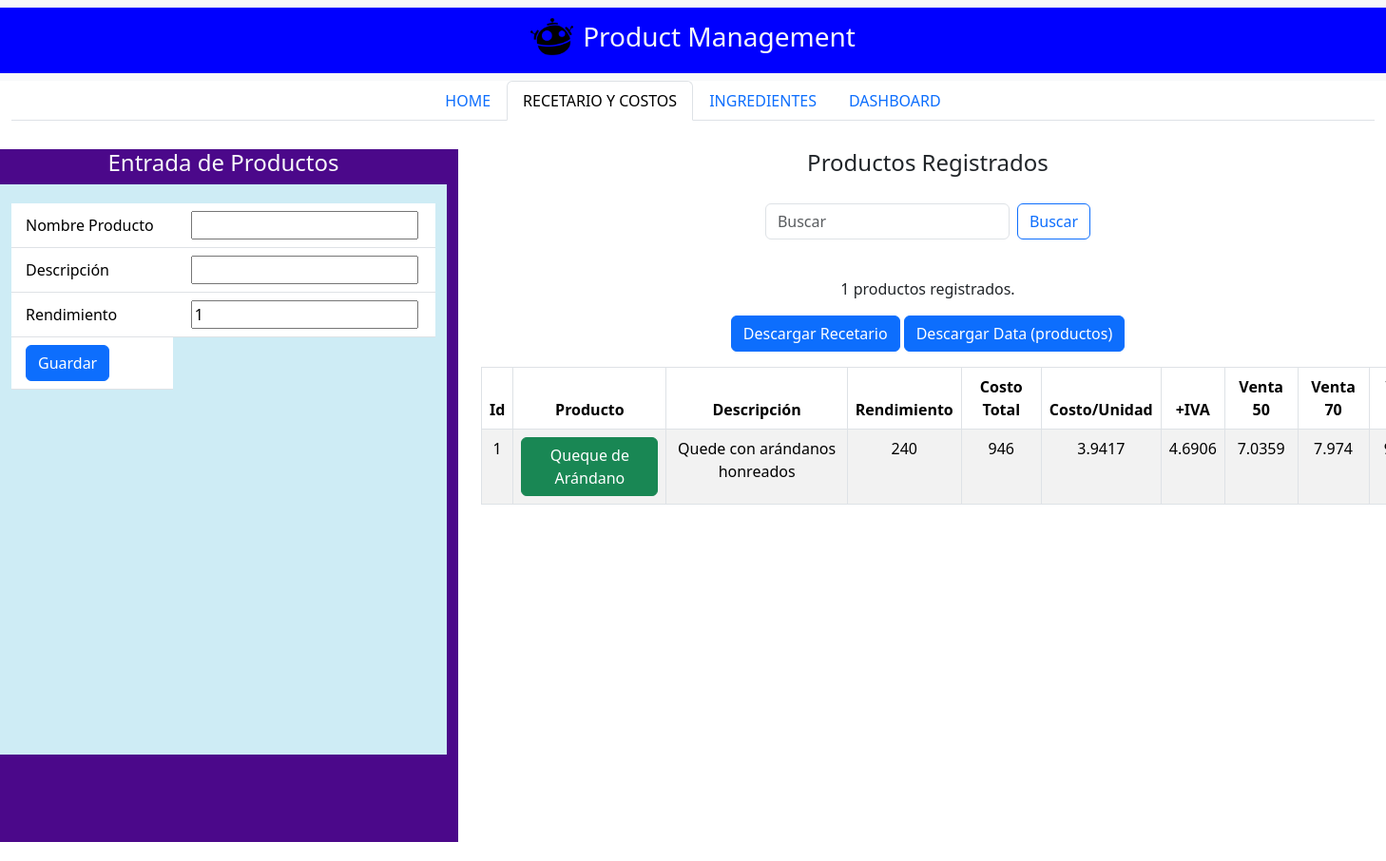
The page /receipt_costs on the database its author committed.
### receipt_book/models.py (models this page shows, shortened)
class Product(models.Model):
    name = models.CharField(max_length=255, unique=True, null=False, blank=False)
    description = models.CharField(max_length=255, null=False, blank=True)
    date = models.DateField(auto_now_add=True)
    yield_quantity = models.PositiveIntegerField(default=1)
    ingredients = models.ManyToManyField('Ingredient', through='ProductIngredient')
    def get_total_cost(self):
        return self.productingredient_set.aggregate(
            total_cost=Sum(F('cost') * F('quantity'), output_field=models.DecimalField())
        )['total_cost'] or 0
    def get_total_ingredient_cost(self):
        return self.productingredient_set.aggregate(
            total_cost=Sum(F('cost'), output_field=models.DecimalField())
        )['total_cost'] or 0
    def get_cost_per_unit(self):
        total_cost = self.get_total_ingredient_cost()
        if self.yield_quantity > 0:
            cost_per_unit = total_cost / self.yield_quantity
            return round(cost_per_unit, 4)
        return 0
    def costo_plus_iva_unit(self):
        total_cost_unit = float(self.get_cost_per_unit())
        costo_plus_iva = total_cost_unit * 1.19
        if total_cost_unit is not None:
            return round(costo_plus_iva, 4)
        return 0
    def venta_50(self):
        total_cost_iva = self.costo_plus_iva_unit()
        venta_50 = total_cost_iva * 1.5
        if total_cost_iva is not None:
            return round(venta_50, 4)
        return 0
    def venta_70(self):
        total_cost_iva = self.costo_plus_iva_unit()
        venta_70 = total_cost_iva * 1.7
        if total_cost_iva is not None:
            return round(venta_70, 4)
        return 0
    def venta_100(self):
        total_cost_iva = self.costo_plus_iva_unit()
        venta_100 = total_cost_iva * 2
        if total_cost_iva is not None:
            return round(venta_100, 4)
        return 0

### receipt_book/views.py (the view)
# urls.py: path('receipt_costs', receiptcosts, name="receipt-costs"),
def receiptcosts(request):
    product = Product.objects.all()
    form = ProductForm()
    if request.method == "POST":
        form = ProductForm(request.POST)
        if form.is_valid():
            form.save()
            return redirect('receipt-costs')
    context = {
               "current_tab": "receipt-costs",
               "products": product,
               "form": form,
               }
    return render(request, 'receipt_costs.html', context=context)

### receipt_book/forms.py
class ProductForm(forms.ModelForm):
    class Meta:
        model = Product
        fields = ['name', 'description', 'yield_quantity']

### receipt_book/templates/receipt_costs.html (shortened to what this page needs)
{% extends 'base.html' %}
{% load static %}
{% load widget_tweaks %}
{% block receipts %}
<div class="container-flex text-center justify-content-center align-items-center" style="padding-top: 10px; padding-bottom: 20px; margin-top: 10px; vertical-align:middle;">
    <div class="row" style="margin-top: 10px;">
        <div class="col-md-4 text-light" style="background: #4B088A">
            <h4>Entrada de Productos</h4>
            <div class="container" style="overflow-y: auto; height: 600px; background: #CEECF5">
                <div class="row">
                        <div class="container" style="overflow-y: auto; height: 600px; background: #CEECF5">
                            <form class="d-flex" action="#" method="POST">
                                <table class="table" style="margin-top: 20px;">
                                    <tr>
                                        <td style="text-align: left; vertical-align: middle; padding-left: 15px;">Nombre Producto</td>
                                        <td>{% render_field form.name %}</td>
                                    </tr>
                                    <tr>
                                        <td style="text-align: left; vertical-align: middle; padding-left: 15px;">Descripción</td>
                                        <td>{% render_field form.description %}</td>
                                    </tr>
                                    <tr>
                                        <td style="text-align: left; vertical-align: middle; padding-left: 15px;">Rendimiento</td>
                                        <td>{% render_field form.yield_quantity %}</td>
                                    </tr>
                                    <tr>
                                        <td style="text-align: left; vertical-align: middle; padding-left: 15px;">
                                            <button class="btn btn-primary" type="submit">Guardar</button>
                                        </td>
                                    </tr>
                                </table>
                            </form>
                        </div>
                </div>
            </div>
        </div>
        <div class="col-md-8">
            <h4>Productos Registrados</h4>
            <nav class="navbar bg-body-light" style="padding-top: 20px; padding-bottom: 20px;">
                <div class="container-fluid justify-content-center align-items-center">
                    <form class="d-flex" role="search">
                        <input class="form-control me-2" type="search" placeholder="Buscar" aria-label="Buscar">
                        <button class="btn btn-outline-primary" type="submit">Buscar</button>
                    </form>
                </div>
            </nav>
            <div class="row" style="margin-top: 20px;">
            <p>{{ products|length }} productos registrados.</p>
            </div>
            <div class="btn-group" role="group" aria-label="Acciones">
                <p><a href="{% url 'download_products_with_ingredients' %}?format=excel" class="btn btn-primary me-1">Descargar Recetario</a></p>
                <p><a href="{% url 'download_product_data_excel' %}" class="btn btn-primary">Descargar Data (productos)</a></p>
            </div>
            <div class="container table-responsive" style="overflow-x: auto; overflow-y: auto; height: 500px; width: 130vh;">
                <table class="table table-hover table-striped table-bordered">
                    <thead class="thead-light">
                        <tr>
                            <th scope="col">Id</th>
                            <th scope="col">Producto</th>
                            <th scope="col">Descripción</th>
                            <th scope="col">Rendimiento</th>
                            <th scope="col">Costo Total</th>
                            <th scope="col">Costo/Unidad</th>
                            <th scope="col">+IVA</th>
                            <th scope="col">Venta 50</th>
                            <th scope="col">Venta 70</th>
                            <th scope="col">Venta 100</th>
                        </tr>
                    </thead>
                    <tbody>
                        {% for p in products %}
                            <tr>
                                <td>{{ p.id }}</td>
                                <td><a href="{% url 'product_detail' p.id %}" class="btn btn-success">{{ p.name }}</a></td>
                                <td>{{ p.description }}</td>
                                <td>{{ p.yield_quantity }}</td>
                                <td>{{ p.get_total_ingredient_cost }}</td>
                                <td>{{ p.get_cost_per_unit }}</td>
                                <td>{{ p.costo_plus_iva_unit }}</td>
                                <td>{{ p.venta_50 }}</td>
                                <td>{{ p.venta_70 }}</td>
                                <td>{{ p.venta_100 }}</td>
                            </tr>
                        {% endfor %}
                    </tbody>
                </table>
            </div>
        </div>
    </div>
</div>
{% endblock receipts %}

### rows shown on the page
Product: id "1", name "Queque de Arándano", description "Quede con arándanos honreados", yield_quantity "240", get_total_ingredient_cost "946", get_cost_per_unit "3.9417", costo_plus_iva_unit "4.6906", venta_50 "7.0359", venta_70 "7.974"

### other values the page prints
{{ products|length }} "1"
